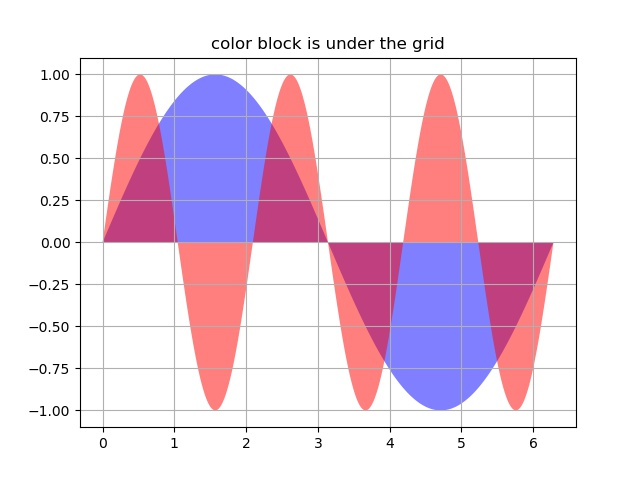

Here is the Python script that generated this plot:
import numpy as np
import matplotlib.pyplot as plt

x = np.linspace(0, 1, 500)
y = np.sin(4 * np.pi * x) * np.exp(-5 * x)

fig, ax = plt.subplots()

ax.fill(x, y, zorder=5.1)

####这个zorder啊，是表示一个状态，fill的zorder比较大，所以后渲染

#####fill()函数，画出filled polygons


ax.grid(True, zorder=5)#grid的zorder表较小，所以先渲染
#这样，我们看到的图就是填充好的色块在网格的上方
plt.title("color block is above the grid")



x = np.linspace(0, 2 * np.pi, 500)
y1 = np.sin(x)
y2 = np.sin(3 * x)

fig, ax = plt.subplots()
ax.fill(x, y1, 'b', x, y2, 'r', alpha=0.5, zorder=1)
ax.grid(True, zorder=2)
plt.title("color block is under the grid")


plt.savefig("filled plot.jpg")
plt.show()